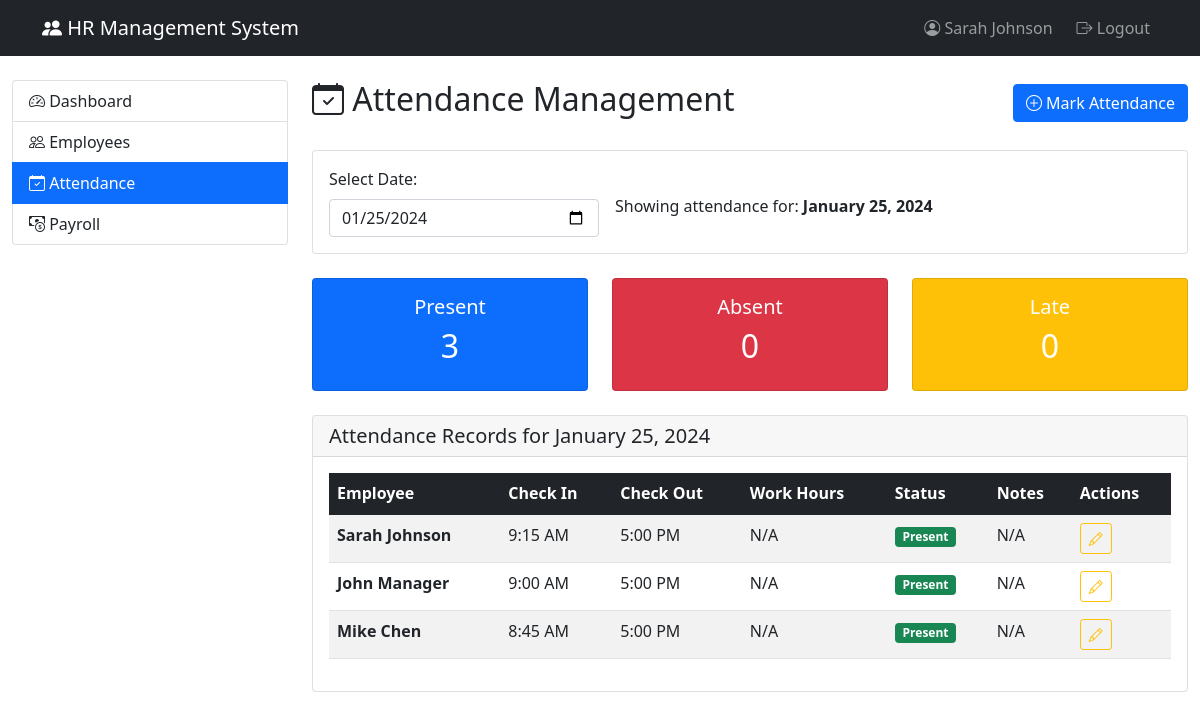
Screenshot of /attendance.php?date=2024-01-25 (signed in) with the database file from the repository.
### tables this page shows
CREATE TABLE `attendance` (
  `attendance_id` int(11) NOT NULL,
  `emp_id` int(11) NOT NULL,
  `check_in` datetime DEFAULT NULL,
  `check_out` datetime DEFAULT NULL,
  `work_hours` decimal(4,2) DEFAULT NULL,
  `date` date NOT NULL,
  `status` enum('present','absent','late','half_day','holiday') DEFAULT NULL,
  `notes` text DEFAULT NULL
);

CREATE TABLE `employees` (
  `emp_id` int(11) NOT NULL,
  `first_name` varchar(50) NOT NULL,
  `last_name` varchar(50) NOT NULL,
  `email` varchar(100) NOT NULL,
  `phone` varchar(20) DEFAULT NULL,
  `hire_date` date NOT NULL,
  `job_title` varchar(100) DEFAULT NULL,
  `dept_id` int(11) DEFAULT NULL,
  `salary` decimal(10,2) DEFAULT NULL,
  `password_hash` varchar(255) NOT NULL,
  `user_role` enum('admin','manager','employee') DEFAULT 'employee',
  `status` enum('active','inactive','on_leave') DEFAULT 'active',
  `created_at` timestamp NOT NULL DEFAULT current_timestamp()
);

### attendance.php (the view, shortened to what this page needs)
<?php
require_once 'includes/config.php';
try {
    $selected_date = isset($_GET['date']) ? $_GET['date'] : date('Y-m-d');
    $stmt = $pdo->prepare("
        SELECT a.*, e.first_name, e.last_name, e.email
        FROM attendance a
        JOIN employees e ON a.emp_id = e.emp_id
        WHERE a.date = ?
        ORDER BY a.check_in DESC
    ");
    $stmt->execute([$selected_date]);
    $attendance_records = $stmt->fetchAll(PDO::FETCH_ASSOC);
    $total_present = count(array_filter($attendance_records, function($a) { return $a['status'] == 'present'; }));
    $total_absent = count(array_filter($attendance_records, function($a) { return $a['status'] == 'absent'; }));
    $total_late = count(array_filter($attendance_records, function($a) { return $a['status'] == 'late'; }));
} catch(PDOException $e) {
    $error = "Error loading attendance data: " . $e->getMessage();
}
?>
<!DOCTYPE html>
<html lang="en">
<head>
    <link href="https://cdn.jsdelivr.net/npm/bootstrap@5.1.3/dist/css/bootstrap.min.css" rel="stylesheet">
    <link rel="stylesheet" href="https://cdn.jsdelivr.net/npm/bootstrap-icons@1.8.1/font/bootstrap-icons.css">
</head>
<body>
    <nav class="navbar navbar-expand-lg navbar-dark bg-dark">
        <div class="container">
            <a class="navbar-brand" href="dashboard.php">
                <i class="bi bi-people-fill"></i> HR Management System
            </a>
            <div class="navbar-nav ms-auto">
                <span class="navbar-text me-3">
                    <i class="bi bi-person-circle"></i>
                    <?php echo $_SESSION['user_name']; ?>
                </span>
                <a class="nav-link" href="logout.php">
                    <i class="bi bi-box-arrow-right"></i> Logout
                </a>
            </div>
        </div>
    </nav>
    <div class="container-fluid mt-4">
        <div class="row">
            <div class="col-md-3">
                <div class="list-group">
                    <a href="dashboard.php" class="list-group-item list-group-item-action">
                        <i class="bi bi-speedometer2"></i> Dashboard
                    </a>
                    <a href="employees.php" class="list-group-item list-group-item-action">
                        <i class="bi bi-people"></i> Employees
                    </a>
                    <a href="attendance.php" class="list-group-item list-group-item-action active">
                        <i class="bi bi-calendar-check"></i> Attendance
                    </a>
                    <a href="payroll.php" class="list-group-item list-group-item-action">
                        <i class="bi bi-cash-coin"></i> Payroll
                    </a>
                </div>
            </div>
            <div class="col-md-9">
                <div class="d-flex justify-content-between align-items-center mb-4">
                    <h2><i class="bi bi-calendar-check"></i> Attendance Management</h2>
                    <button class="btn btn-primary" data-bs-toggle="modal" data-bs-target="#markAttendanceModal">
                        <i class="bi bi-plus-circle"></i> Mark Attendance
                    </button>
                </div>
                <div class="card mb-4">
                    <div class="card-body">
                        <form method="GET" class="row g-3 align-items-center">
                            <div class="col-md-4">
                                <label for="date" class="form-label">Select Date:</label>
                                <input type="date" class="form-control" id="date" name="date" value="<?php echo $selected_date; ?>" onchange="this.form.submit()">
                            </div>
                            <div class="col-md-8">
                                <p class="mb-0 mt-2">Showing attendance for: <strong><?php echo date('F j, Y', strtotime($selected_date)); ?></strong></p>
                            </div>
                        </form>
                    </div>
                </div>
                <div class="row mb-4">
                    <div class="col-md-4">
                        <div class="card bg-primary text-white">
                            <div class="card-body text-center">
                                <h5>Present</h5>
                                <h2><?php echo $total_present; ?></h2>
                            </div>
                        </div>
                    </div>
                    <div class="col-md-4">
                        <div class="card bg-danger text-white">
                            <div class="card-body text-center">
                                <h5>Absent</h5>
                                <h2><?php echo $total_absent; ?></h2>
                            </div>
                        </div>
                    </div>
                    <div class="col-md-4">
                        <div class="card bg-warning text-white">
                            <div class="card-body text-center">
                                <h5>Late</h5>
                                <h2><?php echo $total_late; ?></h2>
                            </div>
                        </div>
                    </div>
                </div>
                <div class="card">
                    <div class="card-header">
                        <h5 class="card-title mb-0">Attendance Records for <?php echo date('F j, Y', strtotime($selected_date)); ?></h5>
                    </div>
                    <div class="card-body">
                        <div class="table-responsive">
                            <table class="table table-striped table-hover">
                                <thead class="table-dark">
                                    <tr>
                                        <th>Employee</th>
                                        <th>Check In</th>
                                        <th>Check Out</th>
                                        <th>Work Hours</th>
                                        <th>Status</th>
                                        <th>Notes</th>
                                        <th>Actions</th>
                                    </tr>
                                </thead>
                                <tbody>
                                    <?php if(empty($attendance_records)): ?>
                                        <tr>
                                            <td colspan="7" class="text-center text-muted py-4">
                                                No attendance records found for this date.
                                            </td>
                                        </tr>
                                    <?php else: ?>
                                        <?php foreach($attendance_records as $record): ?>
                                        <tr>
                                            <td>
                                                <strong><?php echo $record['first_name'] . ' ' . $record['last_name']; ?></strong>
                                            </td>
                                            <td><?php echo $record['check_in'] ? date('g:i A', strtotime($record['check_in'])) : 'N/A'; ?></td>
                                            <td><?php echo $record['check_out'] ? date('g:i A', strtotime($record['check_out'])) : 'N/A'; ?></td>
                                            <td><?php echo $record['work_hours'] ? number_format($record['work_hours'], 2) . ' hrs' : 'N/A'; ?></td>
                                            <td>
                                                <span class="badge bg-<?php
                                                    echo $record['status'] == 'present' ? 'success' :
                                                        ($record['status'] == 'absent' ? 'danger' :
                                                        ($record['status'] == 'late' ? 'warning' : 'secondary'));
                                                ?>">
                                                    <?php echo ucfirst($record['status']); ?>
                                                </span>
                                            </td>
                                            <td><?php echo $record['notes'] ?: 'N/A'; ?></td>
                                            <td>
                                                <button class="btn btn-sm btn-outline-warning edit-attendance"
                                                        data-record='<?php echo json_encode($record); ?>'
                                                        data-bs-toggle="modal"
                                                        data-bs-target="#markAttendanceModal">
                                                    <i class="bi bi-pencil"></i>
                                                </button>
                                            </td>
                                        </tr>
                                        <?php endforeach; ?>
                                    <?php endif; ?>
                                </tbody>
                            </table>
                        </div>
                    </div>
                </div>
            </div>
        </div>
    </div>
</body>
</html>

### rows the page displays
attendance: emp.first_name "Sarah", emp.last_name "Johnson", check_in "9:15 AM", check_out "5:00 PM", shows "N/A", status "Present", notes "N/A"
attendance: emp.first_name "John", emp.last_name "Manager", check_in "9:00 AM", check_out "5:00 PM", shows "N/A", status "Present", notes "N/A"
attendance: emp.first_name "Mike", emp.last_name "Chen", check_in "8:45 AM", check_out "5:00 PM", shows "N/A", status "Present", notes "N/A"

### other values shown
$_SESSION['user_name'] "Sarah Johnson"
date('F j, Y', strtotime($selected_date)) "January 25, 2024"
$total_present "3"
$total_absent "0"
$total_late "0"
